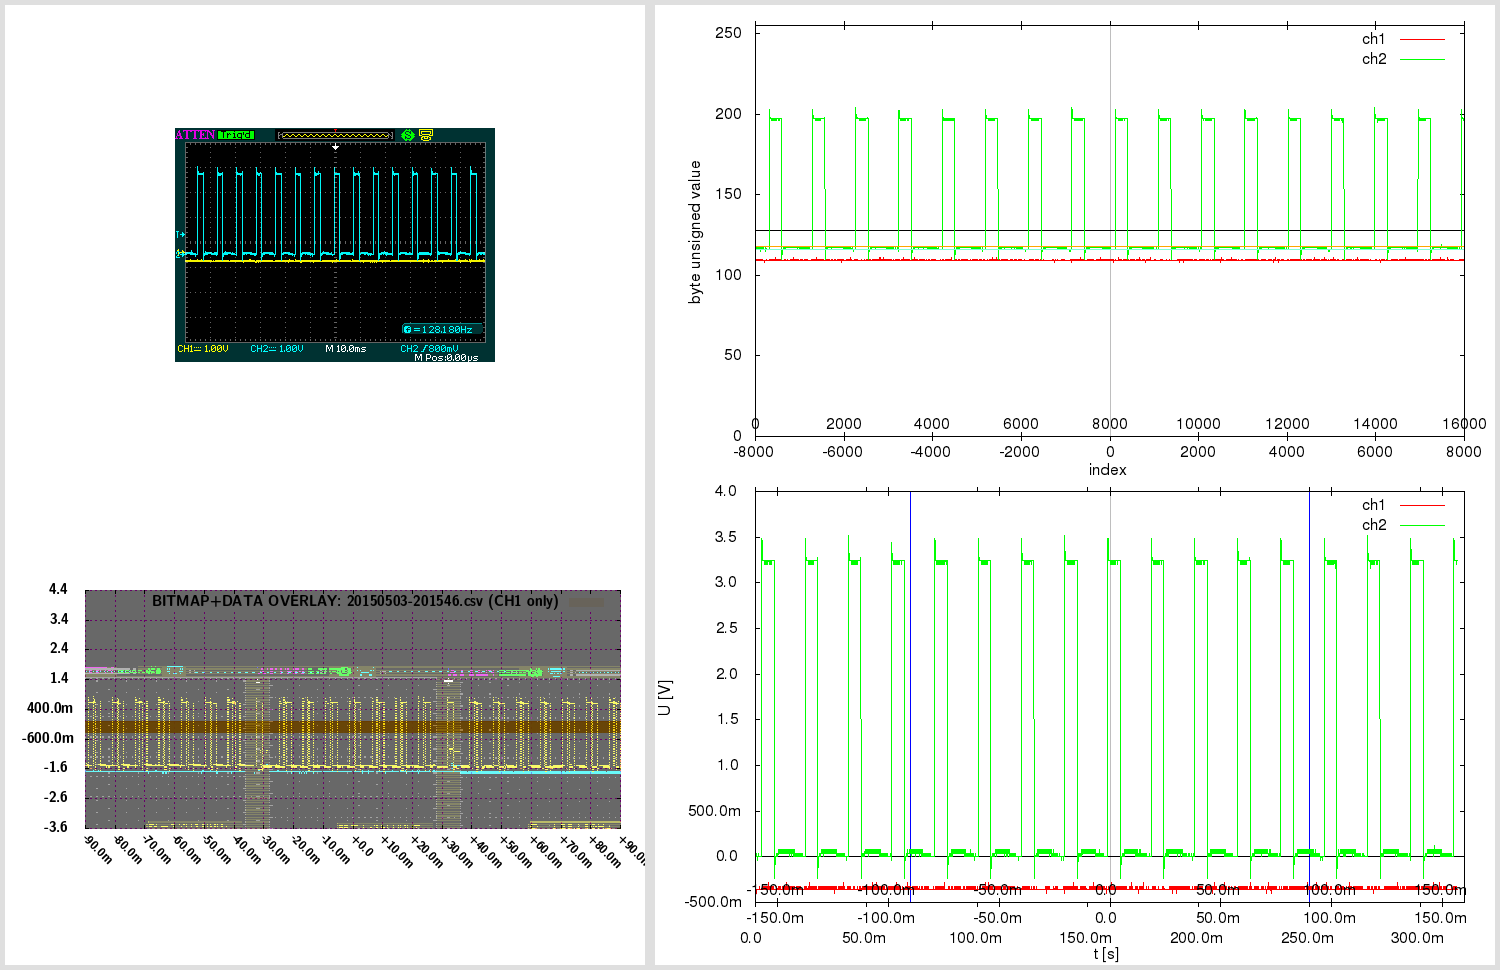

Write gnuplot code to recreate this figure.

# 20150503-201546.gnuplot [generated by /home/warreee/attenload/adsparse-wave.pl]
# single gnuplot file, with two potentially independent scripts
# generates three plots: one based on integer, other based on real (SI) values
# and one bitmap overlay - and then montages them using ImageMagick

# attengrab .csv can just be centered (over t)
# -> the x=0 (t=0) will correspond to scope center
# (but .DAV/.CSV will also need extra sample alignment)

# in Linux, to see available fonts, do:
# fc-list --verbose | grep 'fullname:' | less
# the two fonts used here:
# LMSansDemiCond10-Regular or "Latin Modern Sans Demi Cond"; and Helvetica
# Helvetica doesn't even get reported on my system:
# $ fc-list --verbose | grep 'fullname:' | grep -i 'Helvetica\|Demi Cond'
#	fullname: "LM Sans Demi Cond 10 Regular"(s) "LMSansDemiCond10-Regular"(s)


print "Gnuplotting..."

## "master settings" (shared between both parts of script)

# line color - specified by linestyles
set style line 1 linetype 1 linecolor rgb "red"
set style line 2 linetype 1 linecolor rgb "green"
set style line 3 linetype 1 linecolor rgb "orange"
set style line 4 linetype 1 linecolor rgb "aquamarine"
set style line 5 linetype -1 linecolor rgb "black"
set style line 6 linetype -1 linecolor rgb "gray"
set style line 7 linetype 1 linecolor rgb "blue"


# VARIABLES ########### ########### ###########

fnbase="20150503-201546"
fn_bmp = fnbase . ".bmp"
fn_pngr = fnbase . "_r.png"
fn_pngi = fnbase . "_i.png"
fn_pngov = fnbase . "_ov.png"
fn_pngt = fnbase . "_tmp.png"
fn_pngo = fnbase . ".png"

# scope screen(shot) properties
tdiv = 0.01          # T/DIV (50e-9)
toffs = 0        # time offset (scope) (200e-9)
vdiv1 = 1        # V/DIV CH1 (500e-3)
vdiv2 = 1         # V/DIV CH2 (50e-3)
voffs1 = -0.4         # volt offset CH1 (-1.5)
voffs2 = -0.48       # volt offset CH2 (100e-3)
sampintp  = 2e-05    # (500e-12)
sampintf  = 1/sampintp
sratacqf  = 50000      # (250e6)
sratacqp  = 1/sratacqf
#osf = 1.0    # oversample factor (multiplies .CSV and .DAV time domain) # unused here
adsFactor = 1.28

# (edges of current capture and divisions)
scope_hdiv=18
scope_vdiv=8
# enforce floating point (see below)
scope_trange = scope_hdiv*tdiv*1.0    # (900e-9)
scope_left=toffs-(scope_trange/2)     # (-250e-9)
scope_right=toffs+(scope_trange/2)    # (650e-9)
scope_bottom=-voffs1-(scope_vdiv*vdiv1/2) # -500e-3
scope_top=-voffs1+(scope_vdiv*vdiv1/2)    # 3.5

totalch1Vspan=scope_vdiv*vdiv1
totalch2Vspan=scope_vdiv*vdiv2
ch1Vcoeff = adsFactor*totalch1Vspan/(2**8)
ch2Vcoeff = adsFactor*totalch2Vspan/(2**8)

voffs1int = voffs1/ch1Vcoeff  # -10
voffs2int = voffs2/ch2Vcoeff  # -12

acsv_fn = fnbase . '.csv' # '20130020-013902.csv' # from attenload tmp_wav
acsz=16000         # tmp_wav/.csv size (900)
fts=2e-05         # final timestep (sampling period)
# here scope_trange could be 18*1, with acsz 16000;
# if as integer, 18/16000 would be 0 - enforce floating point
# above enforcing scope_trange to float doesn't work,
# must again here:
tdivp = 1.0*scope_trange/acsz   # sampling rate, based on scope range and numsamples in tmp (1ns)
tdivf = 1/tdivp             # freq based on that sampling rate

# just in case - not needed usually:
triglevel=800e-3
trigholdoff=100e-9

toffsamp = toffs/fts		# 0
# time finetune offset - int (samples) (depends on range)
tfoi = -164


#### extract bitmap from .png, if .bmp not present
# was -crop 480x234+10+10; now -crop 480x234+95+128

cmdstr = 'if (! test -f "'.fn_bmp.'") ; then \
  echo -n "'.fn_bmp.' not found .. " ; \
  if [ -f "'.fn_pngo.'" ] ; then \
    echo -n "'.fn_pngo.' found - extracting" ; \
    convert -crop 480x234+95+128 "'.fn_pngo.'" "'.fn_bmp.'" ; \
  else \
    echo -n "'.fn_pngo.' not found - cannot extract" ; \
  fi ; \
else \
  echo -n "'.fn_bmp.' found - using that" ; \
fi; echo'

#print cmdstr
# note - since cmdstr above uses double quotes,
# must use single quotes for bash here!:
print system("bash -c '". cmdstr ."' 2>&1")


##################################
###### plot directly with unsigned byte data

set terminal png size 840,480
set termoption enhanced
set termoption font "Helvetica, 12"

set output fn_pngi
set datafile separator ","

# set axis label
set xlabel "index" offset 0.0,0.8
set ylabel "byte unsigned value" offset 1.0,0.0


# horizontal line as functions
zeroline(x)=128
ch1offs(x)=128+voffs1int # (-10)
ch2offs(x)=128+voffs2int # (-12)

# vertical line - headless arrow
# "y" scope axis in middle:
ymI = acsz/2
set arrow from ymI,0 to ymI,255 nohead ls 5
# time offset:
toI = ymI - toffs/fts
set arrow from toI,0 to toI,255 nohead ls 6


# must use multiplot here, to have two x-axes
# and thus, must set lmargin, so both graphs match

set size 1.0,0.9      # 0.1/2 = 0.05
set bmargin 0
set lmargin 10
set yrange [0:255] # 8-bit


set multiplot

set origin 0,0.1
set xrange [0:acsz]
set xtics in
set xtics offset 0,graph 0.08
plot \
  zeroline(x) with lines notitle ls 5,\
  acsv_fn using 1:2 with lines title "ch1" ls 1, \
  "" using 1:3 with lines title "ch2" ls 2, \
  ch1offs(x) with lines notitle ls 3, \
  ch2offs(x) with lines notitle ls 4

unset arrow # if big offset, line from prev. can 'leak' in next at diff place, so reset

set origin 0,0.1
set xtics out
set xtics offset 0,graph 0.02
set xrange [-acsz/2:acsz/2-1]
#set xtics nomirror 500
set noytics
set noylabel
unset xlabel # set xlabel ""
set border 1
plot 0 notitle

set nomultiplot


### reset previous settings
#unset border # no work for default
set border    # Draw default borders:
set ytics
unset yrange


##################################
###### plot with converted real SI units

# reset # resets set style line!

set terminal png size 840,480
set termoption enhanced
set termoption font "Helvetica, 12"

set output fn_pngr
set datafile separator ","

# set axis label
set xlabel "t [s]" offset 0.0,0.1
set ylabel "U [V]" offset 1.0,0.0

# axis tics format
set format y "%.1s%c"
set format x "%.1s%c"


# horizontal line as functions
zerolineR(x)=0
# don't show real offsets; they could be way off depending on V/DIV
#ch1offsR(x)=0+(-0.4)
#ch2offsR(x)=0+(-0.48)

# "y" scope axis in middle (the +1 added to ymI so it snaps at 0):
ymR=(ymI+1)*fts
set arrow from ymR,graph 0 to ymR,graph 1 nohead ls 5
# time offset:
toR=toI*fts
set arrow from toR,graph 0 to toR,graph 1 nohead ls 6
# indicate scope range here too
set arrow from scope_left+toR,graph 0 to scope_left+toR,graph 1 nohead ls 7
set arrow from scope_right+toR,graph 0 to scope_right+toR,graph 1 nohead ls 7


# must use multiplot here, to have two x-axes
# and thus, must set lmargin, so both graphs match

set size 1.0,0.9      # 0.1/2 = 0.05
set bmargin 0
set lmargin 10
set yrange [] writeback # since we don't set explicity, must save autorange
set autoscale y

set multiplot

set origin 0,0.13
set xrange [0:acsz*fts]
set xtics out
set xtics offset 0,graph -0.03
plot \
  zerolineR(x) with lines notitle ls 5,\
  acsv_fn using ($4+tfoi*fts):5 with lines title "ch1" ls 1, \
  "" using ($4+tfoi*fts):6 with lines title "ch2" ls 2

set yrange restore # this saves the found yrange after `plot`
unset arrow # if big offset, line from prev. can 'leak' in next at diff place, so reset

set origin 0,0.13
set xtics out
set xtics offset 0,graph 0.02
set xrange [(-acsz/2)*fts:(acsz/2-1)*fts]
set noytics
set noylabel
unset xlabel # set xlabel ""
set border 1
plot GPVAL_Y_MIN notitle

set origin 0,0.13
set xtics in
set xtics offset 0,graph 0.08
# wrong to put xrange [scope_left:scope_right] here;
# as [scope_left:scope_right] could be a snippet,
# and this graph shows entire capture!
# simply move the previous scale for toffset
toRR=(acsz/2.)*fts-toR
set xrange [(-acsz/2)*fts+toRR:(acsz/2-1)*fts+toRR]
set noytics
set noylabel
unset xlabel # set xlabel ""
set border 1
plot GPVAL_Y_MIN notitle

set nomultiplot


##################################
###### plot with bitmap and data overlay

# here 840,480 remains as output png size,
# even if not set explicitly; also, make
# the height smaller - so can have gravity North in montage

set terminal png truecolor size 640,305 # size 840,480
set termoption enhanced
myfont="LMSansDemiCond10-Regular"   # LMSansDemiCond10-Regular or "Latin Modern Sans Demi Cond"
# cannot do concatenation direct in termoption line, so in separate string
myfontb="".myfont.", 12"
set termoption font myfontb

set output fn_pngov
set datafile separator ","


set autoscale
unset xtics
unset ytics
unset border
unset arrow # delete all arrows
unset object # (hopefully) delete objects?

set xrange [scope_left:scope_right]
xticstep=(scope_right-scope_left)/scope_hdiv
set xtics in scope_left,xticstep,scope_right scale 1
set yrange [scope_bottom:scope_top]
yticstep=(scope_top-scope_bottom)/scope_vdiv
set ytics in scope_bottom,yticstep,scope_top scale 1
set grid xtics ytics back linecolor rgb "magenta"
# right is only gnuplot 4.6 - without it ok w/ 4.4
#set xtics rotate by -45 offset 2.5,-1.50 right format "%+.1s%c" font myfont.',10'
set xtics rotate by -45 offset 0.0,0.0 format "%+.1s%c" font myfont.',10'
set key noenhanced

# dimensions of scope screenshot bitmap
bmp_w=480
bmp_h=234

# alpha bmp transparency [0:255]
bmp_alpha = 150
# boxes fillstyle transparent solid 0.10
box_transp = (1.-(acsz/16384.))*0.9 + 0.10

# plot string for data in transparent bitmap:
plot1au = "(($0-acsz/2.+tfoi)*fts+toffs):($5)"

# bmp_w=480 bmp_h=234 ; inside 451x201+15+14
# on plot: scope_left:scope_right and scope_bottom:scope_top!
# (so toffset is built in!)

bdx = scope_trange/(451.0-1)  # [s/pixel] /451: 1.99557e-09 vs 2.000e-9 manually
bdy = totalch1Vspan/(201.0-1) # [V/pixel] /201: 0.0199005 vs 0.02005 manually
bofx = -((scope_trange/2.0)-toffs+(15.0+0)*bdx) #-15.0*bdx # -2.8e-7
bofy = -((totalch1Vspan/2.0)+voffs1+(14.0+5)*bdy) #-14.0*bdy # -0.88

# seems `boxes fillstyle transparent solid 0.40` makes some seethroughs
# or something with bmp alpha overlay; but even without, all the same?
# because the red + blue (somehow inverted) creates a gray.. better green or orange

_plot_str = "zerolineR(x) with lines notitle ls 1,\
acsv_fn \
  using ".plot1au." with boxes fillstyle transparent solid box_transp noborder linestyle 3\
  title 'BITMAP+DATA OVERLAY: '.acsv_fn.' (CH1 only)',\
fn_bmp \
  binary array=(bmp_w,bmp_h) skip=54 format='%uchar' \
  dx=bdx dy=bdy origin=(bofx,bofy) \
  using 1:2:3:(bmp_alpha) \
  with rgbalpha t ''"

# seems actual plot in screenshot bitmap (480 × 234)
#  is at: 451x201+15+14; aspect ratio 201/451 = 0.445676
set size ratio 0.445676

eval("plot " . _plot_str)




##################################
###### montage commands

# used to be in attengrab; now here
# call ImageMagick montage via system
# and montage in `gnuplot` (easier to separate)

print "Montaging images..."
# this works in ImageMagick 6.6.2-6, but not in 6.5.7-8
#      '.fn_pngov.' -gravity Center -extent x480  \#
# must spec -extent 640x480 for 6.5

cmdstr = 'montage \
  <(montage \
    <(convert \
      '.fn_bmp.' -gravity Center -crop 640x480-10+0! -flatten  \
      bmp:-) \
    <(convert \
      '.fn_pngov.' -gravity Center -extent 640x480  \
      bmp:-) \
  -tile 1x -geometry +0+0  \
  bmp:-) \
  <(montage \
    '.fn_pngi.' \
    '.fn_pngr.' \
  -tile 1x -geometry +0+0  \
  bmp:-) \
-geometry +0+0 -border 5 \
'.fn_pngo

print cmdstr
print system('bash -c "'. cmdstr .'" 2>&1')

print "Deleting temp files ..."

delcmd = "rm"

# leave the bitmap for now
# actually, let attengrab handle it - since
# it may need to be re-taken!
# #cmdstr = delcmd ." ". fn_bmp
# #print cmdstr . "  " . system(cmdstr . " 2>&1")

cmdstr = delcmd ." ". fn_pngr
print cmdstr . "  " . system(cmdstr . " 2>&1")

cmdstr = delcmd ." ". fn_pngi
print cmdstr . "  " . system(cmdstr . " 2>&1")

cmdstr = delcmd ." ". fn_pngov
print cmdstr . "  " . system(cmdstr . " 2>&1")




# note:
# set terminal png size 840,480 # size defaults to 640x480 px
# set terminal pdf size 10,3 # size defaults to 5x3 in
# enhanced text: set termoption enhanced

# vertical line - headless arrow
# need ymin and ymax; gnuplot gives them only after plot -
# - and even then they do not correspond to end ticks
# - and even then, cannot get the arrow to show, after the second `plot`
# .. nor can I edit it anyhow; it must run before the first `plot`
# so instead of that, position y coordinates relative to graph (0 to 1)
#set arrow 1 from graph 0.5,0 to graph 0.5,1 nohead ls 5

# in multiplot, yrange should be after the size command
# note: xrange could be 2250 or 450
# so leave it to autoscale here? will be accurate since it's integer index...
# now set explicitly by script # below in multiplot

# axis tics format
# for engineering notation - 'help format specifiers':
# "A 'scientific' power is one such that the exponent is a multiple of three."

# print "Montaging images..."

# "The 'tile' size is then set to the largest dimentions
# of all the resized images, and the size actually specified."
# "by removing the 'size' component, non of the images will
# be resized, and the 'tile' size will be set to the largest
# dimensions of all the images given"
# not so simple: http://unix.stackexchange.com/questions/4046/
# can be done in one command with bash subprocess pipes (bash only)
# was: .fn_bmp.' -gravity NorthWest ; fn_pngov.' -gravity North
# can pad with -gravity Center -extent 640x480;
# but also with crop! -flatten - there have offset too!
# -geometry +2+2 can also mess up the last -border 5 !

# bmp scale worked for:
# bmp_w=480 bmp_h=234 ; inside 451x201+15+14
# tdiv = 5e-08,  toffs = 2e-07,  vdiv1 = 0.5,   voffs1 = -1.5,
# dx=2.000e-9 dy=0.02005 origin=(-2.8e-7,-0.88) for
# tspan = 18*tdiv = 18*5e-08 = 9e-07s
# vspan1 = 8*vdiv1 = 8*0.5 = 4V
# tspan/451 = 9e-07/451 = 1.99557e-09 s/pixel
# vspan1/201 = 4/201 = 0.0199005 V/pixel
# bdx=tspan/(451-1) = '9e-07/(451-1)' = 2e-09
# bdy=vspan1/(201-1) = '4/(201-1)' = 0.02
# 15*bdx = 15*2e-9 = 3e-08
# 14*bdy = 14*0.02 = 0.28
# 15*1.99557e-09 = 2.99335e-08
# 14*0.0199005 = 0.278607
